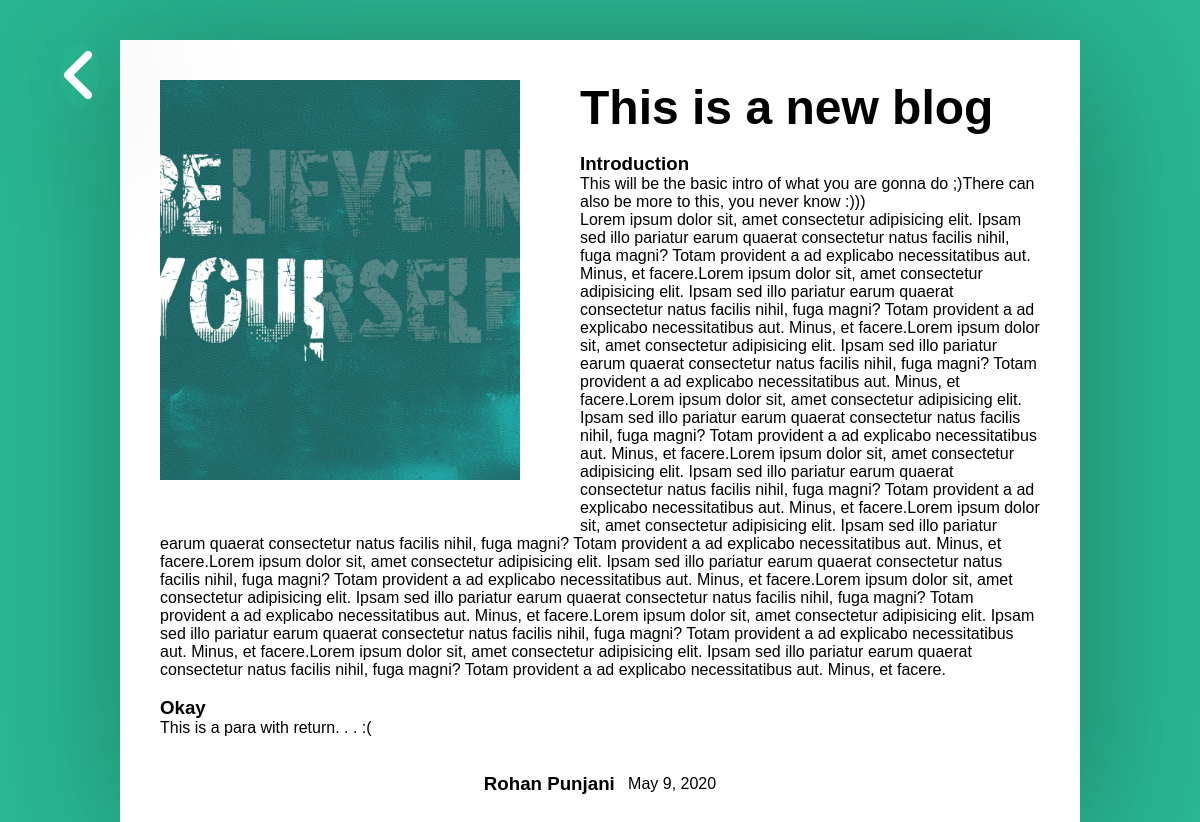
Before: /view/27 (signed in) with the older database file.
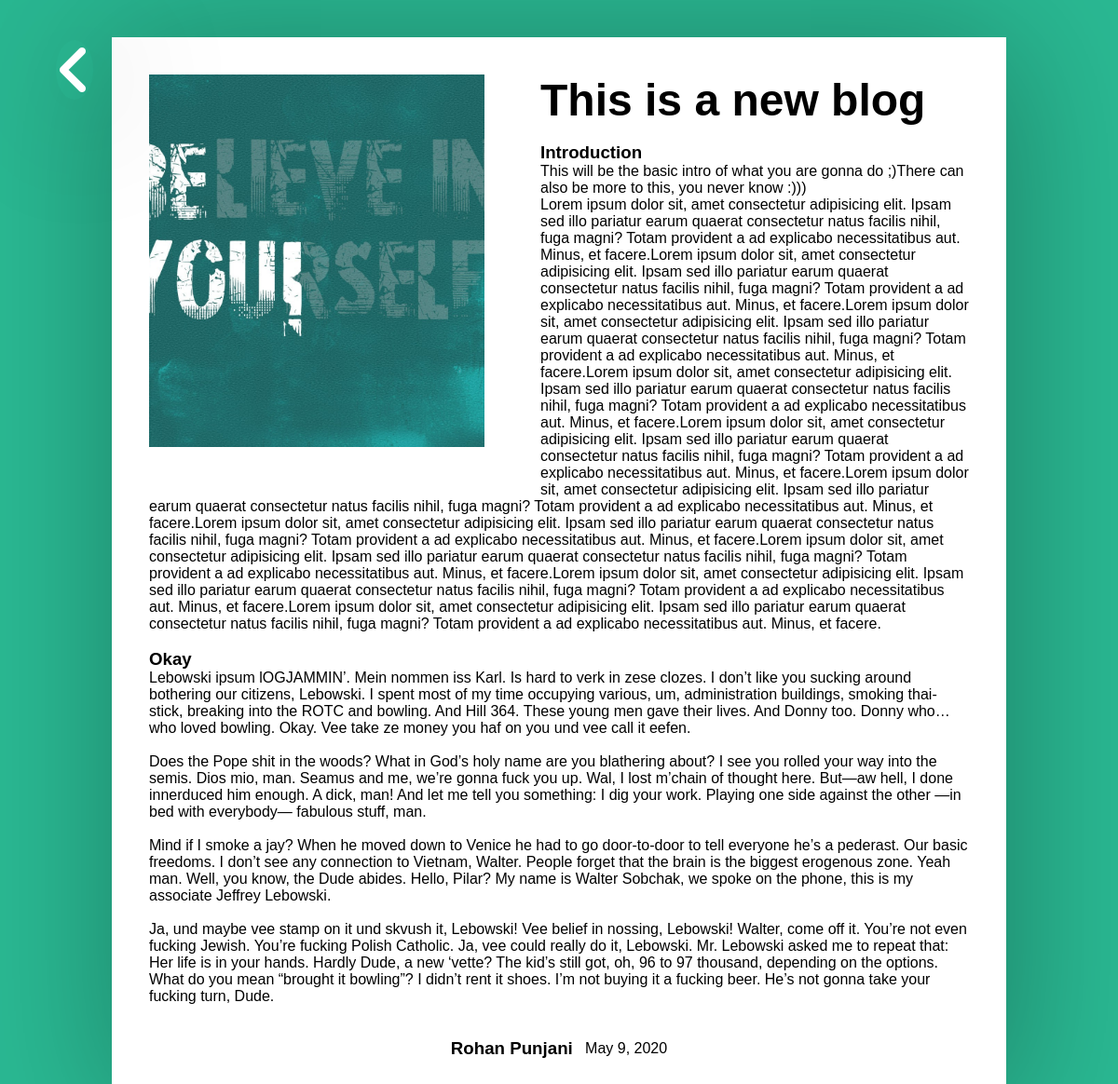
After: the same page with the newer database file.
### blog/models.py (models this page shows, shortened)
class block(models.Model):
    blog = models.ForeignKey(blog, on_delete=models.CASCADE)
    position = models.IntegerField(default=0)
    title = models.CharField(max_length=50)
    content = models.TextField()
    isMerged = models.BooleanField(default=False)
    created_at = models.DateTimeField(auto_now_add=True)
    updated_at = models.DateTimeField(auto_now=True)

### blog/views.py (the view)
# urls.py: path('view/<int:id>', views.view_blog, name='view_blog'),
def view_blog(request, id):
    if(not request.user.is_authenticated):
        return redirect('/')
    feed = blog.objects.get(pk=id)
    feed.views = feed.views + 1
    feed.save()
    return render(request, 'view.html', {"feed" : feed})

### blog/templates/view.html (shortened to what this page needs)
<!DOCTYPE html>
<html lang="en">
<head>
    {% load static %}
</head>
<body>
    <div class="view_main" id="{{feed.id}}">
        <a class="back_btn" href="../../">
            <i class="fas fa-angle-left"></i>
        </a>
        <div class="view_feed_container">
            <div class="view_feed">
                <div class="view_feed_img">
                    <img src="{{feed.cover_img.url}}" alt="">
                </div>
                <div class="view_feed_main">
                    <div class="view_feed_heading">
                        <h1>{{feed.heading}}</h1>
                    </div>
                    <br>
                    <div class="view_feed_content">
                        {% for block in feed.block_set.all %}
                            <h3>{{block.title}}</h3>
                            <p  style="white-space: pre-line">{{block.content}}</p>
                            <br>
                        {% endfor %}
                    </div>
                    <br>
                    <div class="view_feed_footer">
                        <div class="view_post_author_name" style="display: flex;justify-content: center; align-items: center;">
                            <h3>{{feed.user.first_name}} {{feed.user.last_name}}</h3>
                            <p>{{feed.updated_at.date}}</p>
                        </div>
                    </div>
                </div>
            </div>
        </div>
    </div>
</body>
</html>

Changed rows visible on the page:
changed block "Okay": content "This is a para with return. . . :(" → "Lebowski ipsum lOGJAMMIN’. Mein nommen iss Karl. Is hard to verk in zese clozes. I don’t like you sucking around bothering our citizens, Lebowski. I spent most of my time occupying various, um, administration buildings, smoking thai-stick, breaking into the ROTC and bowling. And Hill 364. These young men gave their lives. And Donny too. Donny who… who loved bowling. Okay. Vee take ze money you haf on you und vee call it eefen. Does the Pope shit in the woods? What in God’s holy name are you blathering about? I see you rolled your way into the semis. Dios mio, man. Seamus and me, we’re gonna fuck you up. Wal, I lost m’chain of thought here. But—aw hell, I done innerduced him enough. A dick,…"
